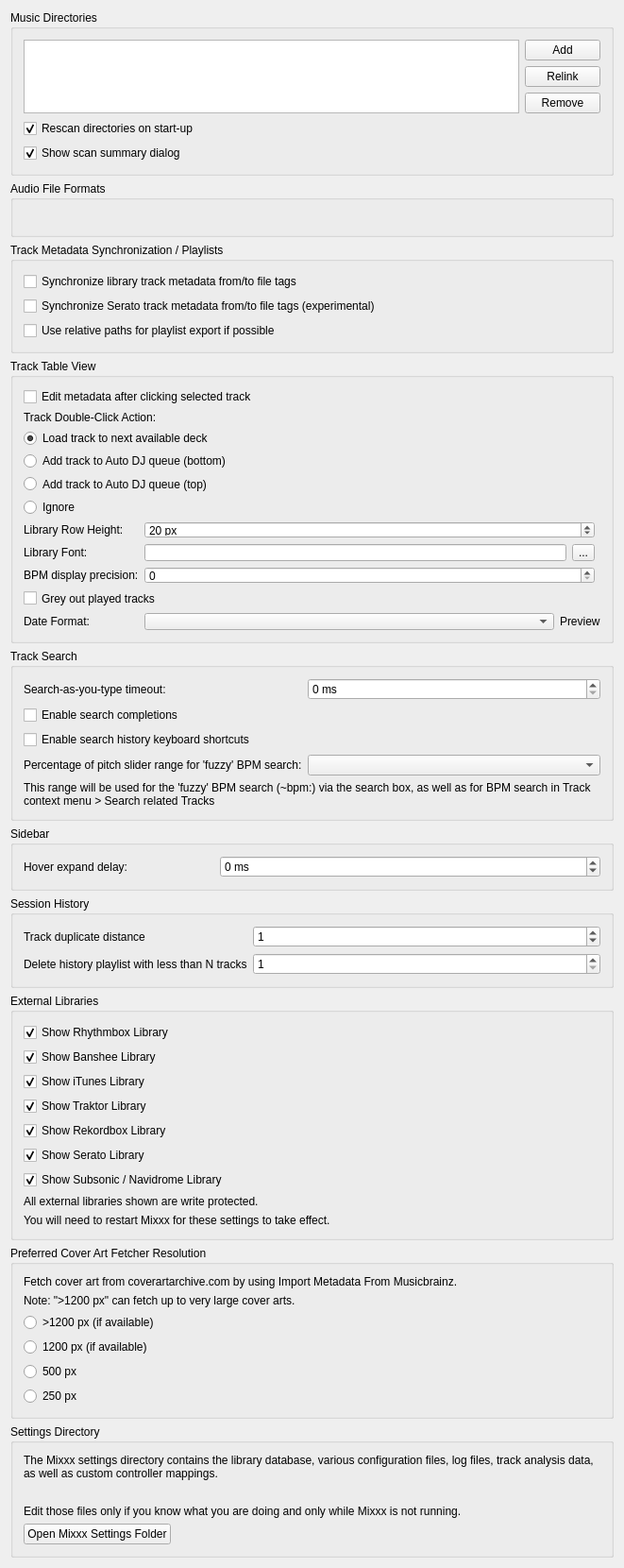
<?xml version="1.0" encoding="UTF-8"?>
<ui version="4.0">
 <class>DlgPrefLibraryDlg</class>
 <widget class="QWidget" name="DlgPrefLibraryDlg">
  <property name="geometry">
   <rect>
    <x>0</x>
    <y>0</y>
    <width>661</width>
    <height>1522</height>
   </rect>
  </property>
  <property name="windowTitle">
   <string notr="true">Library Preferences</string>
  </property>
  <layout class="QVBoxLayout" name="verticalLayout">

   <item>
    <widget class="QGroupBox" name="groupBox_MusicDirectories">
     <property name="title">
      <string>Music Directories</string>
     </property>
     <layout class="QGridLayout" name="gridLayout_music_directories">

      <item row="0" column="0" rowspan="3">
       <widget class="QListView" name="dirList">
        <property name="editTriggers">
         <set>QAbstractItemView::NoEditTriggers</set>
        </property>
        <property name="iconSize">
         <size>
          <width>16</width>
          <height>16</height>
         </size>
        </property>
        <property name="uniformItemSizes">
         <bool>true</bool>
        </property>
       </widget>
      </item>

      <item row="0" column="1">
       <widget class="QPushButton" name="pushButton_add_dir">
        <property name="font">
         <font/>
        </property>
        <property name="toolTip">
         <string>Add a directory where your music is stored. Mixxx will watch this directory and its subdirectories for new tracks.</string>
        </property>
        <property name="text">
         <string>Add</string>
        </property>
       </widget>
      </item>

      <item row="1" column="1">
       <widget class="QPushButton" name="pushButton_relocate_dir">
        <property name="toolTip">
         <string>If an existing music directory is moved, Mixxx doesn't know where to find the audio files in it. Choose Relink to select the music directory in its new location. &lt;br/&gt; This will re-establish the links to the audio files in the Mixxx library.</string>
        </property>
        <property name="text">
         <string extracomment="This will re-establish the links to the audio files in the Mixxx database if you move an music directory to a new location.">Relink</string>
        </property>
       </widget>
      </item>

      <item row="2" column="1">
       <widget class="QPushButton" name="pushButton_remove_dir">
        <property name="font">
         <font/>
        </property>
        <property name="toolTip">
         <string>If removed, Mixxx will no longer watch this directory and its subdirectories for new tracks.</string>
        </property>
        <property name="text">
         <string>Remove</string>
        </property>
       </widget>
      </item>

      <item row="3" column="0" colspan="2">
       <widget class="QCheckBox" name="checkBox_library_scan">
        <property name="text">
         <string>Rescan directories on start-up</string>
        </property>
        <property name="checked">
         <bool>true</bool>
        </property>
       </widget>
      </item>

      <item row="4" column="0" colspan="2">
       <widget class="QCheckBox" name="checkBox_library_scan_summary">
        <property name="text">
         <string>Show scan summary dialog</string>
        </property>
        <property name="checked">
         <bool>true</bool>
        </property>
       </widget>
      </item>

     </layout>
    </widget>
   </item>

   <item>
    <widget class="QGroupBox" name="groupBox_AudioFileFormats">
     <property name="title">
      <string>Audio File Formats</string>
     </property>
     <property name="flat">
      <bool>false</bool>
     </property>
     <layout class="QGridLayout" name="gridLayout_audio_formats">
      <item row="0" column="0">
       <widget class="QLabel" name="builtInFormats">
        <property name="text">
         <string/>
        </property>
        <property name="wordWrap">
         <bool>true</bool>
        </property>
       </widget>
      </item>
     </layout>
    </widget>
   </item>

   <item>
    <widget class="QGroupBox" name="groupBox_AudioFileTags">
     <property name="title">
      <string>Track Metadata Synchronization / Playlists</string>
     </property>
     <layout class="QGridLayout" name="gridLayout_metadata">
      <item row="0" column="0" colspan="2">
       <widget class="QCheckBox" name="checkBox_sync_track_metadata">
        <property name="toolTip">
         <string>Automatically write modified track metadata from the library into file tags and reimport metadata from updated file tags into the library</string>
        </property>
        <property name="text">
         <string>Synchronize library track metadata from/to file tags</string>
        </property>
       </widget>
      </item>

      <item row="1" column="0">
       <widget class="QCheckBox" name="checkBox_serato_metadata_export">
        <property name="toolTip">
         <string>Keeps track color, beat grid, bpm lock, cue points, and loops synchronized with SERATO_MARKERS/MARKERS2 file tags.&lt;br/&gt;&lt;br/&gt;WARNING: Enabling this option also enables the reimport of Serato metadata after files have been modified outside of Mixxx. On reimport existing metadata in Mixxx is replaced with the metadata found in file tags. Custom metadata not included in file tags like loop colors is lost.</string>
        </property>
        <property name="text">
         <string>Synchronize Serato track metadata from/to file tags (experimental)</string>
        </property>
       </widget>
      </item>

      <item row="2" column="0" colspan="2">
       <widget class="QCheckBox" name="checkBox_use_relative_path">
        <property name="text">
         <string>Use relative paths for playlist export if possible</string>
        </property>
       </widget>
      </item>
     </layout>
    </widget>
   </item>

   <item>
    <widget class="QGroupBox" name="groupBox_TrackTableView">
     <property name="title">
      <string>Track Table View</string>
     </property>
     <layout class="QGridLayout" name="gridLayout_track_table_view">

      <item row="1" column="0" colspan="4">
       <widget class="QCheckBox" name="checkBox_edit_metadata_selected_clicked">
        <property name="text">
         <string>Edit metadata after clicking selected track</string>
        </property>
       </widget>
      </item>

      <item row="2" column="0" colspan="4">
       <widget class="QLabel" name="label_doubeClickAction">
        <property name="text">
         <string>Track Double-Click Action:</string>
        </property>
        <property name="alignment">
         <set>Qt::AlignLeft|Qt::AlignVCenter</set>
        </property>
       </widget>
      </item>

      <item row="3" column="0" colspan="4">
       <widget class="QRadioButton" name="radioButton_dbclick_deck">
        <property name="text">
         <string>Load track to next available deck</string>
        </property>
        <property name="checked">
         <bool>true</bool>
        </property>
       </widget>
      </item>
      <item row="4" column="0" colspan="4">
       <widget class="QRadioButton" name="radioButton_dbclick_bottom">
        <property name="text">
         <string>Add track to Auto DJ queue (bottom)</string>
        </property>
       </widget>
      </item>
      <item row="5" column="0" colspan="4">
       <widget class="QRadioButton" name="radioButton_dbclick_top">
        <property name="text">
         <string>Add track to Auto DJ queue (top)</string>
        </property>
       </widget>
      </item>
      <item row="6" column="0" colspan="4">
       <widget class="QRadioButton" name="radioButton_dbclick_ignore">
        <property name="text">
         <string>Ignore</string>
        </property>
       </widget>
      </item>

      <item row="7" column="0">
       <widget class="QLabel" name="label_rowHeight">
        <property name="text">
         <string>Library Row Height:</string>
        </property>
        <property name="alignment">
         <set>Qt::AlignLeft|Qt::AlignVCenter</set>
        </property>
       </widget>
      </item>
      <item row="7" column="1" colspan="2">
       <widget class="QSpinBox" name="spinBox_row_height">
        <property name="suffix">
         <string> px</string>
        </property>
        <property name="minimum">
         <number>5</number>
        </property>
        <property name="maximum">
         <number>100</number>
        </property>
        <property name="value">
         <number>20</number>
        </property>
       </widget>
      </item>

      <item row="8" column="0">
       <widget class="QLabel" name="label_libraryFont">
        <property name="text">
         <string>Library Font:</string>
        </property>
        <property name="alignment">
         <set>Qt::AlignLeft|Qt::AlignVCenter</set>
        </property>
       </widget>
      </item>
      <item row="8" column="1">
       <widget class="QLineEdit" name="lineEdit_library_font">
        <property name="readOnly">
         <bool>true</bool>
        </property>
       </widget>
      </item>
      <item row="8" column="2">
       <widget class="QToolButton" name="btn_library_font">
        <property name="text">
         <string>...</string>
        </property>
       </widget>
      </item>

      <item row="9" column="0">
       <widget class="QLabel" name="label_bpm_precision">
        <property name="text">
         <string>BPM display precision:</string>
        </property>
        <property name="alignment">
         <set>Qt::AlignLeft|Qt::AlignVCenter</set>
        </property>
       </widget>
      </item>
      <item row="9" column="1" colspan="2">
       <widget class="QSpinBox" name="spinbox_bpm_precision"/>
      </item>

      <item row="10" column="0" colspan="4">
       <widget class="QCheckBox" name="checkbox_played_track_color">
        <property name="text">
         <string>Grey out played tracks</string>
        </property>
       </widget>
      </item>

      <item row="11" column="0">
       <widget class="QLabel" name="label_dateFormat">
        <property name="text">
         <string>Date Format:</string>
        </property>
        <property name="alignment">
         <set>Qt::AlignLeft|Qt::AlignVCenter</set>
        </property>
       </widget>
      </item>
      <item row="11" column="1" colspan="3">
       <layout class="QHBoxLayout" name="horizontalLayout_dateFormat">
        <property name="leftMargin">
         <number>0</number>
        </property>
        <property name="topMargin">
         <number>0</number>
        </property>
        <property name="rightMargin">
         <number>0</number>
        </property>
        <property name="bottomMargin">
         <number>0</number>
        </property>
        <item>
         <widget class="QComboBox" name="comboBox_dateFormat">
          <property name="sizePolicy">
           <sizepolicy hsizetype="Expanding" vsizetype="Fixed">
            <horstretch>0</horstretch>
            <verstretch>0</verstretch>
           </sizepolicy>
          </property>
         </widget>
        </item>
        <item>
         <widget class="QLabel" name="label_dateFormatPreview">
          <property name="text">
           <string>Preview</string>
          </property>
         </widget>
        </item>
       </layout>
      </item>

     </layout>
    </widget>
   </item><!-- Track Table View -->

   <item>
    <widget class="QGroupBox" name="groupBox_Search">
     <property name="title">
      <string>Track Search</string>
     </property>
     <layout class="QGridLayout" name="gridLayout_search">

      <item row="0" column="0">
       <widget class="QLabel" name="label_searchDebouncingTimeout">
        <property name="text">
         <string>Search-as-you-type timeout:</string>
        </property>
        <property name="alignment">
         <set>Qt::AlignLeft|Qt::AlignVCenter</set>
        </property>
       </widget>
      </item>
      <item row="0" column="1" colspan="2">
       <widget class="QSpinBox" name="spinBox_search_debouncing_timeout">
        <property name="suffix">
         <string> ms</string>
        </property>
       </widget>
      </item>

      <item row="1" column="0" colspan="3">
       <widget class="QCheckBox" name="checkBox_enable_search_completions">
        <property name="text">
         <string>Enable search completions</string>
        </property>
       </widget>
      </item>

      <item row="2" column="0" colspan="3">
       <widget class="QCheckBox" name="checkBox_enable_search_history_shortcuts">
        <property name="text">
         <string>Enable search history keyboard shortcuts</string>
        </property>
       </widget>
      </item>

      <item row="3" column="0">
       <widget class="QLabel" name="label_searchBpmFuzzyRange">
        <property name="text">
         <string>Percentage of pitch slider range for 'fuzzy' BPM search:</string>
        </property>
        <property name="alignment">
         <set>Qt::AlignLeft|Qt::AlignVCenter</set>
        </property>
        <property name="buddy">
         <cstring>comboBox_search_bpm_fuzzy_range</cstring>
        </property>
       </widget>
      </item>
      <item row="3" column="1" colspan="2">
       <widget class="QComboBox" name="comboBox_search_bpm_fuzzy_range"/>
      </item>
      <item row="4" column="0" colspan="3">
       <widget class="QLabel" name="label_searchBpmFuzzyRangeInfo">
        <property name="text">
         <string>This range will be used for the 'fuzzy' BPM search (~bpm:) via the search box, as well as for BPM search in Track context menu &gt; Search related Tracks</string>
        </property>
        <property name="wordWrap">
         <bool>true</bool>
        </property>
       </widget>
      </item>

     </layout>
    </widget>
   </item><!-- Search box -->

   <item>
    <widget class="QGroupBox" name="groupBox_sidebar">
     <property name="title">
      <string>Sidebar</string>
     </property>
     <layout class="QGridLayout" name="gridLayout_sidebar">

      <item row="0" column="0">
       <widget class="QLabel" name="label_sidebar_hover_expand_delay">
        <property name="text">
         <string>Hover expand delay:</string>
        </property>
        <property name="alignment">
         <set>Qt::AlignLeft|Qt::AlignVCenter</set>
        </property>
        <property name="buddy">
         <cstring>spinBox_sidebar_hover_expand_delay</cstring>
        </property>
       </widget>
      </item>
      <item row="0" column="1" colspan="2">
       <widget class="QSpinBox" name="spinBox_sidebar_hover_expand_delay">
        <property name="suffix">
         <string> ms</string>
        </property>
        <property name="toolTip">
         <string>The delay until sidebar items are expanded or collapsed hovered during drag'n'drop. -1 disables auto-expand.</string>
        </property>
        <property name="minimum">
         <number>-1</number>
        </property>
        <property name="maximum">
         <number>5000</number>
        </property>
        <property name="singleStep">
         <number>50</number>
        </property>
       </widget>
      </item>

     </layout>
    </widget>
   </item>

   <item>
    <widget class="QGroupBox" name="groupBox_History">
     <property name="title">
      <string>Session History</string>
     </property>
     <layout class="QGridLayout" name="gridLayout_history">

      <item row="1" column="0">
       <widget class="QLabel" name="label_history_track_duplicate_distance">
        <property name="text">
         <string>Track duplicate distance</string>
        </property>
        <property name="alignment">
         <set>Qt::AlignLeft|Qt::AlignVCenter</set>
        </property>
        <property name="wordWrap">
         <bool>true</bool>
        </property>
       </widget>
      </item>
      <item row="1" column="1" colspan="2">
       <widget class="QSpinBox" name="spinbox_history_track_duplicate_distance">
        <property name="toolTip">
         <string>When playing a track again log it to the session history only if more than N other tracks have been played in the meantime</string>
        </property>
        <property name="minimum">
         <number>0</number>
        </property>
        <property name="maximum">
         <number>99</number>
        </property>
        <property name="value">
         <number>1</number>
        </property>
       </widget>
      </item>

      <item row="2" column="0">
       <widget class="QLabel" name="label_history_cleanup">
        <property name="toolTip">
         <string>History playlist with less than N tracks will be deleted&lt;br/&gt;&lt;br/&gt;Note: the cleanup will be performed during startup and shutdown of Mixxx.</string>
        </property>
        <property name="text">
         <string>Delete history playlist with less than N tracks</string>
        </property>
        <property name="alignment">
         <set>Qt::AlignLeft|Qt::AlignVCenter</set>
        </property>
       </widget>
      </item>
      <item row="2" column="1" colspan="2">
       <widget class="QSpinBox" name="spinbox_history_min_tracks_to_keep">
        <property name="minimum">
         <number>1</number>
        </property>
        <property name="maximum">
         <number>99</number>
        </property>
        <property name="value">
         <number>1</number>
        </property>
       </widget>
      </item>

     </layout>
    </widget>
   </item><!-- History -->

   <item>
    <widget class="QGroupBox" name="groupBox_external_libraries">
     <property name="title">
      <string>External Libraries</string>
     </property>
     <layout class="QGridLayout" name="gridLayout_external_libraries">
      <item row="0" column="0">
       <widget class="QCheckBox" name="checkBox_show_rhythmbox">
        <property name="text">
         <string>Show Rhythmbox Library</string>
        </property>
        <property name="checked">
         <bool>true</bool>
        </property>
       </widget>
      </item>
      <item row="1" column="0">
       <widget class="QCheckBox" name="checkBox_show_banshee">
        <property name="text">
         <string>Show Banshee Library</string>
        </property>
        <property name="checked">
         <bool>true</bool>
        </property>
       </widget>
      </item>
      <item row="2" column="0">
       <widget class="QCheckBox" name="checkBox_show_itunes">
        <property name="text">
         <string>Show iTunes Library</string>
        </property>
        <property name="checked">
         <bool>true</bool>
        </property>
       </widget>
      </item>
      <item row="3" column="0">
       <widget class="QCheckBox" name="checkBox_show_traktor">
        <property name="text">
         <string>Show Traktor Library</string>
        </property>
        <property name="checked">
         <bool>true</bool>
        </property>
       </widget>
      </item>
      <item row="4" column="0">
       <widget class="QCheckBox" name="checkBox_show_rekordbox">
        <property name="text">
         <string>Show Rekordbox Library</string>
        </property>
        <property name="checked">
         <bool>true</bool>
        </property>
       </widget>
      </item>
      <item row="5" column="0">
       <widget class="QCheckBox" name="checkBox_show_serato">
        <property name="text">
         <string>Show Serato Library</string>
        </property>
        <property name="checked">
         <bool>true</bool>
        </property>
       </widget>
      </item>
      <item row="6" column="0">
       <widget class="QCheckBox" name="checkBox_show_subsonic">
        <property name="text">
         <string>Show Subsonic / Navidrome Library</string>
        </property>
        <property name="checked">
         <bool>true</bool>
        </property>
       </widget>
      </item>
      <item row="7" column="0">
       <widget class="QLabel" name="label_4">
        <property name="text">
         <string>All external libraries shown are write protected.</string>
        </property>
        <property name="wordWrap">
         <bool>true</bool>
        </property>
        <property name="topMargin" stdset="0">
         <number>10</number>
        </property>
       </widget>
      </item>
      <item row="8" column="0">
       <widget class="QLabel" name="label_11">
        <property name="text">
         <string>You will need to restart Mixxx for these settings to take effect.</string>
        </property>
        <property name="wordWrap">
         <bool>true</bool>
        </property>
       </widget>
      </item>
     </layout>
    </widget>
   </item>

   <item>
    <widget class="QGroupBox" name="groupBox_cover_art_fetcher">
     <property name="title">
      <string>Preferred Cover Art Fetcher Resolution</string>
     </property>
     <layout class="QGridLayout" name="gridLayout_cover_art_fetcher">
      <item row="0" column="0">
       <widget class="QLabel" name="label_12">
        <property name="text">
         <string>Fetch cover art from coverartarchive.com by using Import Metadata From Musicbrainz.</string>
        </property>
        <property name="wordWrap">
         <bool>true</bool>
        </property>
       </widget>
      </item>
      <item row="1" column="0">
       <widget class="QLabel" name="label_13">
        <property name="text">
         <string>Note: &quot;&gt;1200 px&quot; can fetch up to very large cover arts.</string>
        </property>
        <property name="wordWrap">
         <bool>true</bool>
        </property>
       </widget>
      </item>
      <item row="2" column="0">
       <widget class="QRadioButton" name="radioButton_cover_art_fetcher_highest">
        <property name="text">
         <string>&gt;1200 px (if available)</string>
        </property>
        <property name="checked">
         <bool>false</bool>
        </property>
       </widget>
      </item>
      <item row="3" column="0">
       <widget class="QRadioButton" name="radioButton_cover_art_fetcher_high">
        <property name="text">
         <string>1200 px (if available)</string>
        </property>
        <property name="checked">
         <bool>false</bool>
        </property>
       </widget>
      </item>
      <item row="4" column="0">
       <widget class="QRadioButton" name="radioButton_cover_art_fetcher_medium">
        <property name="text">
         <string>500 px</string>
        </property>
        <property name="checked">
         <bool>false</bool>
        </property>
       </widget>
      </item>
      <item row="5" column="0">
       <widget class="QRadioButton" name="radioButton_cover_art_fetcher_lowest">
        <property name="text">
         <string>250 px</string>
        </property>
        <property name="checked">
         <bool>false</bool>
        </property>
       </widget>
      </item>
     </layout>
    </widget>
   </item>

   <item>
    <widget class="QGroupBox" name="groupBox_settingsDir">
     <property name="title">
      <string>Settings Directory</string>
     </property>
     <layout class="QVBoxLayout" name="vlayout_settingsDir">
      <item>
       <widget class="QLabel" name="label_settingsDir">
        <property name="text">
         <string>The Mixxx settings directory contains the library database, various configuration files, log files, track analysis data, as well as custom controller mappings.</string>
        </property>
        <property name="wordWrap">
         <bool>true</bool>
        </property>
       </widget>
      </item>
      <item>
       <widget class="QLabel" name="label_settingsManualLink">
        <property name="text">
         <string/>
        </property>
        <property name="wordWrap">
         <bool>true</bool>
        </property>
        <property name="openExternalLinks">
         <bool>true</bool>
        </property>
       </widget>
      </item>
      <item>
       <widget class="QLabel" name="label_settingsWarning">
        <property name="text">
         <string>Edit those files only if you know what you are doing and only while Mixxx is not running.</string>
        </property>
        <property name="wordWrap">
         <bool>true</bool>
        </property>
       </widget>
      </item>
      <item>
       <widget class="QPushButton" name="pushButton_open_settings_dir">
        <property name="sizePolicy">
         <sizepolicy hsizetype="Fixed" vsizetype="Fixed">
          <horstretch>0</horstretch>
          <verstretch>0</verstretch>
         </sizepolicy>
        </property>
        <property name="text">
         <string>Open Mixxx Settings Folder</string>
        </property>
       </widget>
      </item>
     </layout>
    </widget>
   </item>
   <item>
    <spacer name="verticalSpacer">
     <property name="orientation">
      <enum>Qt::Vertical</enum>
     </property>
     <property name="sizeHint" stdset="0">
      <size>
       <width>20</width>
       <height>40</height>
      </size>
     </property>
    </spacer>
   </item>
  </layout>
 </widget>
 <layoutdefault spacing="6" margin="11"/>
 <tabstops>
  <tabstop>dirList</tabstop>
  <tabstop>pushButton_add_dir</tabstop>
  <tabstop>pushButton_relocate_dir</tabstop>
  <tabstop>pushButton_remove_dir</tabstop>
  <tabstop>checkBox_library_scan</tabstop>
  <tabstop>checkBox_library_scan_summary</tabstop>
  <tabstop>checkBox_sync_track_metadata</tabstop>
  <tabstop>checkBox_serato_metadata_export</tabstop>
  <tabstop>checkBox_use_relative_path</tabstop>
  <tabstop>checkBox_edit_metadata_selected_clicked</tabstop>
  <tabstop>radioButton_dbclick_deck</tabstop>
  <tabstop>radioButton_dbclick_bottom</tabstop>
  <tabstop>radioButton_dbclick_top</tabstop>
  <tabstop>radioButton_dbclick_ignore</tabstop>
  <tabstop>spinBox_row_height</tabstop>
  <tabstop>btn_library_font</tabstop>
  <tabstop>spinbox_bpm_precision</tabstop>
  <tabstop>checkbox_played_track_color</tabstop>
  <tabstop>comboBox_dateFormat</tabstop>
  <tabstop>spinBox_search_debouncing_timeout</tabstop>
  <tabstop>checkBox_enable_search_completions</tabstop>
  <tabstop>checkBox_enable_search_history_shortcuts</tabstop>
  <tabstop>comboBox_search_bpm_fuzzy_range</tabstop>
  <tabstop>spinBox_sidebar_hover_expand_delay</tabstop>
  <tabstop>spinbox_history_track_duplicate_distance</tabstop>
  <tabstop>spinbox_history_min_tracks_to_keep</tabstop>
  <tabstop>checkBox_show_rhythmbox</tabstop>
  <tabstop>checkBox_show_banshee</tabstop>
  <tabstop>checkBox_show_itunes</tabstop>
  <tabstop>checkBox_show_traktor</tabstop>
  <tabstop>checkBox_show_rekordbox</tabstop>
  <tabstop>checkBox_show_serato</tabstop>
  <tabstop>checkBox_show_subsonic</tabstop>
  <tabstop>radioButton_cover_art_fetcher_highest</tabstop>
  <tabstop>radioButton_cover_art_fetcher_high</tabstop>
  <tabstop>radioButton_cover_art_fetcher_medium</tabstop>
  <tabstop>radioButton_cover_art_fetcher_lowest</tabstop>
  <tabstop>pushButton_open_settings_dir</tabstop>
 </tabstops>
 <resources/>
 <connections/>
</ui>
